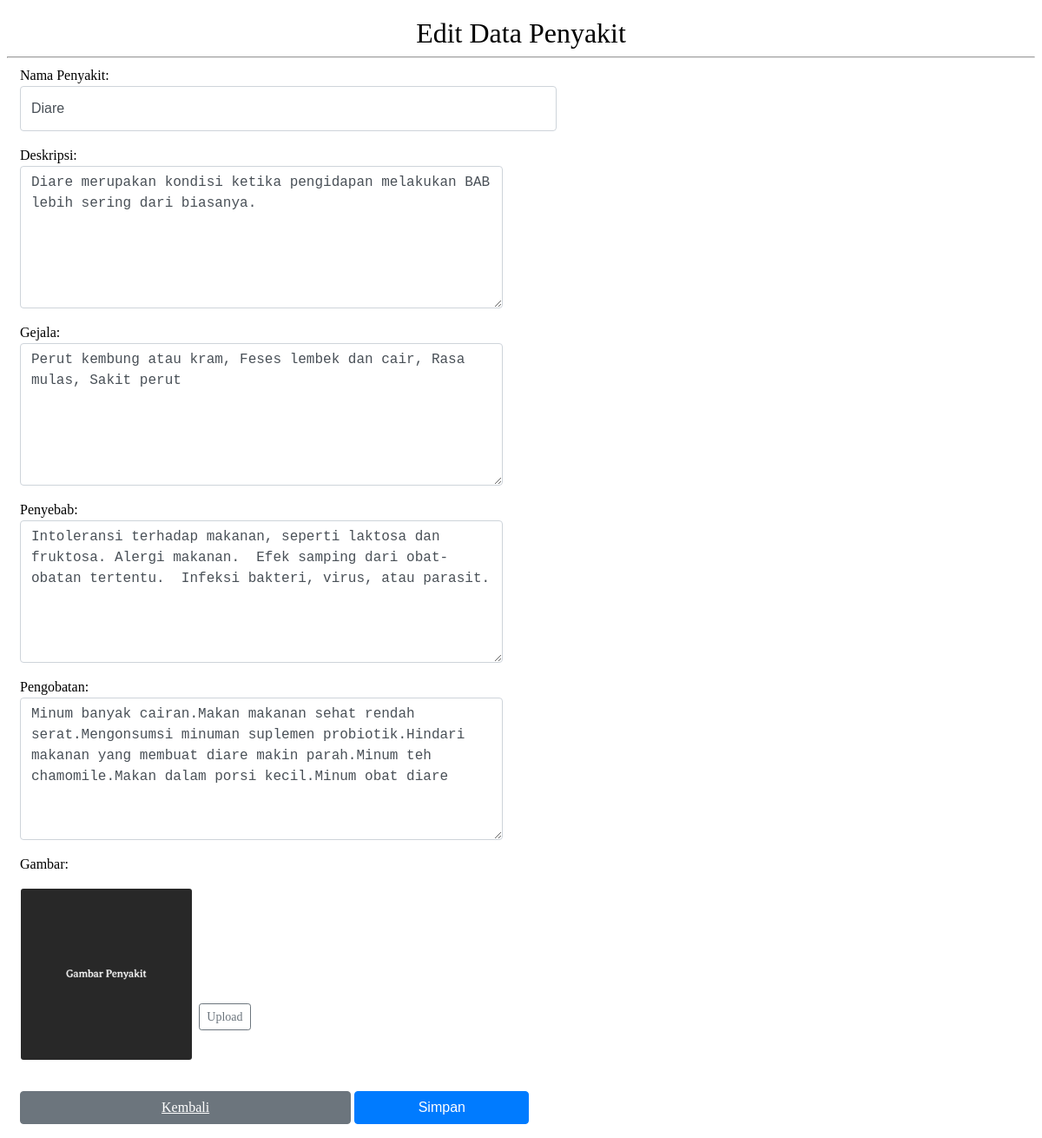
Screenshot of /admin/edit_penyakit.php?id=1 (signed in) with the database file from the repository.
### tables this page shows
CREATE TABLE `penyakit` (
  `id` int(11) NOT NULL,
  `nama` varchar(567) NOT NULL,
  `penyebab` varchar(567) NOT NULL,
  `gejala` varchar(567) NOT NULL,
  `pengobatan` varchar(567) NOT NULL,
  `deskripsi` varchar(1000) NOT NULL,
  `gambar` varchar(500) NOT NULL
);

### admin/edit_penyakit.php (the view, shortened to what this page needs)
<?php
include 'config.php';
?>
<!DOCTYPE html>
<html>
<head>
    <link rel="stylesheet" href="css/bootstrap.min.css">
    <link rel="stylesheet" href="css/bootstrap.css">
</head>
<body>
    <div class="" style="margin-top:20px">
        <center>
            <font size="6">Edit Data Penyakit</font>
        </center>
        <hr>
        <?php
        if (isset($_GET['id'])) {
            $id = $_GET['id'];
            $select = mysqli_query($koneksi, "SELECT * FROM penyakit WHERE id='$id'") or die(mysqli_error($koneksi));
            if (mysqli_num_rows($select) == 0) {
                echo '<div class="alert alert-warning">ID tidak ada dalam database.</div>';
                exit();
            } else {
                $data = mysqli_fetch_assoc($select);
            }
        }
        ?>
        <form action="index.php?page=edit_penyakit&id=<?php echo $id; ?>" method="post">
            <div class="item form-group">
                <label class="col-form-label col-md-3 col-sm-3 label-align">Nama Penyakit:</label>
                <div class="col-md-6 col-sm-6">
                    <input type="text" name="nama" class="form-control" value="<?php echo $data['nama']; ?>" required>
                </div>
            </div>
            <div class="item form-group">
                <label class="col-form-label col-md-3 col-sm-3 label-align">Deskripsi:</label>
                <div class="col-md-6 col-sm-6">
                    <textarea name="deskripsi" class="form-control" aria-label="With textarea"><?php echo $data['deskripsi']; ?></textarea>
                </div>
            </div>
            <div class="item form-group">
                <label class="col-form-label col-md-3 col-sm-3 label-align">Gejala:</label>
                <div class="col-md-6 col-sm-6">
                    <textarea class="form-control" name="gejala" aria-label="With textarea"><?php echo $data['gejala']; ?></textarea>
                </div>
            </div>
            <div class="item form-group">
                <label class="col-form-label col-md-3 col-sm-3 label-align">Penyebab:</label>
                <div class="col-md-6 col-sm-6">
                    <textarea class="form-control" name="penyebab" aria-label="With textarea"><?php echo $data['penyebab']; ?></textarea>
                </div>
            </div>
            <div class="item form-group">
                <label class="col-form-label col-md-3 col-sm-3 label-align">Pengobatan:</label>
                <div class="col-md-6 col-sm-6">
                    <textarea class="form-control" name="pengobatan" aria-label="With textarea"><?php echo $data['pengobatan']; ?></textarea>
                </div>
            </div>
            <div class="item form-group">
                <label class="col-form-label col-md-3 col-sm-3 label-align">Gambar:</label>
                <div class="col-sm-6 p-3">
                    <div class="row no-gutters">
                        <div class="col-md-4">
                            <img src="../vendor/img/penyakit/<?= $data['gambar']; ?>" class="card-img" alt="Penyakit">
                        </div>
                        <div class="col-md-8">
                            <br>
                            <br>
                            <br>
                            <br>
                            <br>
                            <br>
                            <div class="float-left my-4 mx-2">
                                <label id="inputGroupFile01" class="btn btn-outline-secondary btn-sm">
                                    <input type="file" style="display: none;" for="inputGroupFile01" name="gambar">Upload</input>
                                </label>
                            </div>
                        </div>
                    </div>
                </div>
            </div>
            <div class="item form-group">
                <div class="col-md-6 col-sm-6 offset-md-0">
                    <a href="index.php?page=tampil_penyakit" style="width: 60%;" class="btn btn-secondary">Kembali</a>
                    <input type="submit" name="submit" class="btn btn-primary" style="width: 34%;" value="Simpan">
                </div>
            </div>
        </form>
    </div>
</body>
</html>

### admin/edit_penyakit.php (style rules this page uses)
textarea { width: 530px !important; height: 150px !important; }

### rows the page displays
penyakit: nama "Diare", deskripsi "Diare merupakan kondisi ketika pengidapan melakukan BAB lebih sering dari biasanya.", gejala "Perut kembung atau kram, Feses lembek dan cair, Rasa mulas, Sakit perut", penyebab "Intoleransi terhadap makanan, seperti laktosa dan fruktosa. Alergi makanan. Efek samping dari obat-obatan tertentu. Infeksi bakteri, virus, atau parasit.", pengobatan "Minum banyak cairan.Makan makanan sehat rendah serat.Mengonsumsi minuman suplemen probiotik.Hindari makanan yang membuat diare makin parah.Minum teh chamomile.Makan dalam porsi kecil.Minum obat diare", gambar (placeholder picture)
